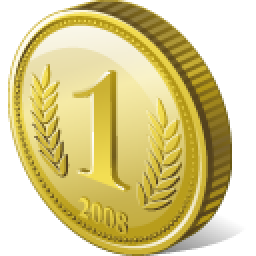
#> input picture files/coin-icon.png, 128 x 128 px (shown 2 times larger)
$ jupyter execute 20160803_Autostereograms.ipynb   (shell and % lines are left out)   (older library calls are emulated)
#> lines starting #> are read from the running program, lines starting #| are printed output that depends on the picture
In this post, we'll have a look at stereograms, in particular [autostereograms](https://en.wikipedia.org/wiki/Autostereogram).

This post will introduce two methods of creating illusions of depth. The first one consists of using a pattern and shifting it repeatedly along the horizontal axis. The second one uses a depth map and a pattern and shifts the individual pixels of the pattern according to a depth map. In this case, the pattern used is often a random pattern, hence the term "random dot stereogram".

In the first part of this blog post, we will use horizontally repeated patterns to create an illusion of depth. In the second part of this post, we will turn to the depth map type stereogram.

# Horizontally shifted patterns

## First, some tools

Before getting started, we will build some tools to work with images:

- a function that returns a new image in a given size, with a given background
- a function that displays an image

Let's get started with a blank image builder. We will use the scikit-image style and thus model images with numpy arrays. Let's import the packages we will need along the way:

[cell 1]
import numpy as np
import matplotlib.pyplot as plt
import skimage, skimage.io

[cell 2]
plt.rcParams['figure.dpi'] = 150

[cell 3]
def blank_image(shape=(600, 800, 4),
               rgba=(255, 255, 255, 0)):
    "Returns a blank image, of size defined by shape and background color rgb."
    return np.ones(shape, dtype=np.float) * np.array(rgba) / 255.

[cell 4]
img = blank_image()

Now that we have an image, let's write a function that displays it.

[cell 5]
def display(img, colorbar=False):
    "Displays an image."
    plt.figure(figsize=(10, 10))
    if len(img.shape) == 2:
        i = skimage.io.imshow(img, cmap='gray')
    else:
        i = skimage.io.imshow(img)
    if colorbar:
        plt.colorbar(i, shrink=0.5, label='depth')
    plt.tight_layout()

[cell 6]
display(img)

## Tiling

Now, let's address the tiling of patterns. First, we load the pattern that we will work with througout this post: a coin.

[cell 7]
coin = skimage.io.imread('files/coin-icon.png')
#> coin is the input picture: shape (128, 128, 4); mean R, G, B, A 135.7, 123, 62.4, 173

What does this coin look like?

[cell 8]
display(coin)

Let's now write a function that inserts a pattern onto an existing image.

[cell 9]
def insert_pattern(background_img, pattern, location):
    """Inserts a pattern onto a background, at given location. Returns new image."""
#> called with location = (10, 20)
    img = background_img.copy()
    r0, c0 = location
    r1, c1 = r0 + pattern.shape[0], c0 + pattern.shape[1]
#> r1 = 138; c1 = 148
    if r1 < background_img.shape[0] and c1 < background_img.shape[1]:
        img[r0:r1, c0:c1, :] = skimage.img_as_float(pattern)
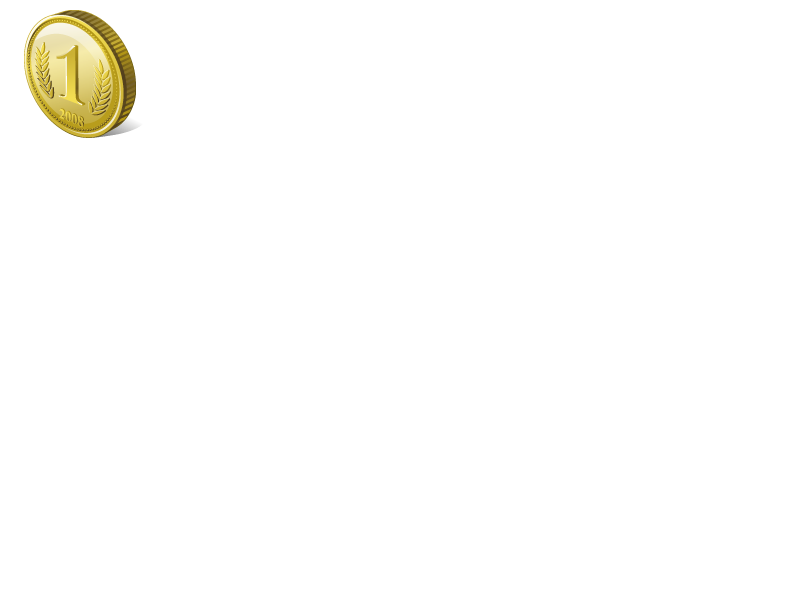
#> img: shape (600, 800, 4) float64; mean of channels 0, 1, 2, 3 0.984, 0.982, 0.974, 0.0232; transparent parts drawn white
    return img

Let's test this:

[cell 10]
test_img = insert_pattern(img, coin, (10, 20))
display(test_img)

From there, we can write a horizontal tile function that maps a pattern a repeated number of times on an image.

[cell 11]
def tile_horizontally(background_img, pattern, start_location, repetitions, shift):
    "Tiles a pattern on a background image, repeatedly with a given shift."
#> called with start_location = (10, 20), repetitions = 3, shift = 128
    img = background_img.copy()
    for i in range(repetitions):
        r, c = start_location
        c += i * shift
        img = insert_pattern(img, pattern, location=(r, c))
    return img

Let's test this:

[cell 12]
test_img = tile_horizontally(img, coin, (10, 20), 3, 128)
display(test_img)

Now that we have the basics going, let's imitate the examples found on the wikipedia page for autostereograms: three rows of coins, each with its own shift.

[cell 13]
img = blank_image(shape=(450, 800, 4))
img = tile_horizontally(img, coin, (10, 10), 6, shift=130)
#> call 2 of tile_horizontally, with start_location = (10, 10), repetitions = 6, shift = 130
#> after the loop in tile_horizontally (call 2), `for i in range(repetitions):`:
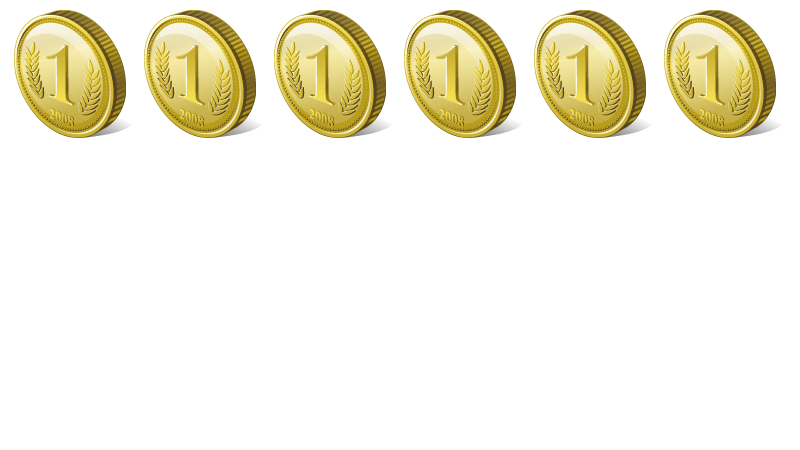
#> img: shape (450, 800, 4) float64; mean of channels 0, 1, 2, 3 0.872, 0.859, 0.794, 0.185; transparent parts drawn white
img = tile_horizontally(img, coin, (10 + 150, 10), 5, shift=150)
#> call 3 of tile_horizontally, with start_location = (160, 10), repetitions = 5, shift = 150
#> after the loop in tile_horizontally (call 3), `for i in range(repetitions):`:
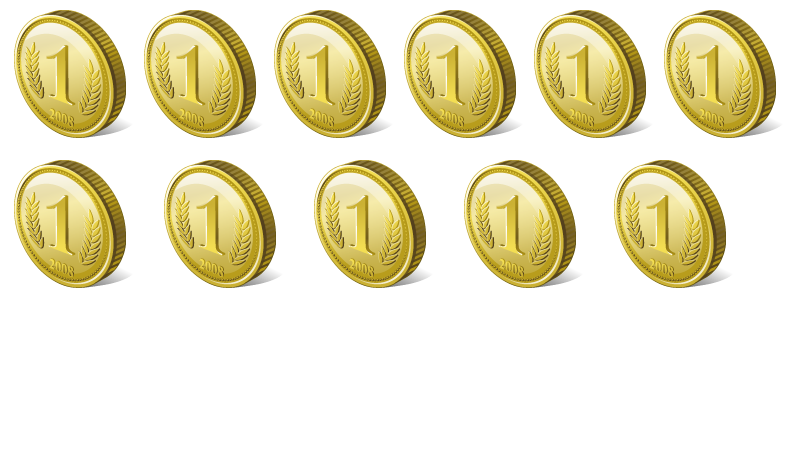
#> img: shape (450, 800, 4) float64; mean of channels 0, 1, 2, 3 0.766, 0.741, 0.622, 0.34; transparent parts drawn white
img = tile_horizontally(img, coin, (10 + 2*150, 10), 5, shift=140)
#> call 4 of tile_horizontally, with start_location = (310, 10), repetitions = 5, shift = 140
#> the loop in tile_horizontally (call 4), `for i in range(repetitions):` made 5 passes
#> pass 1, in tile_horizontally (call 4), `img = insert_pattern(img, pattern, location=(r, c))`:
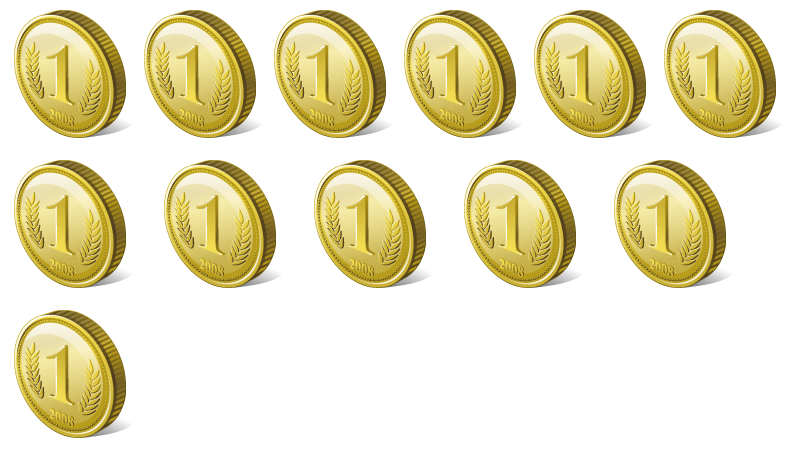
#> img: shape (450, 800, 4) float64; mean of channels 0, 1, 2, 3 0.745, 0.717, 0.587, 0.37; transparent parts drawn white
#> after the loop in tile_horizontally (call 4), `for i in range(repetitions):`:
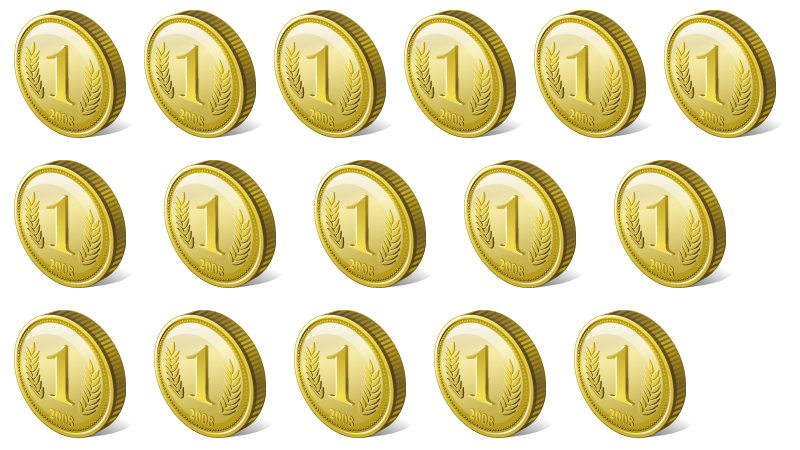
#> img: shape (450, 800, 4) float64; mean of channels 0, 1, 2, 3 0.659, 0.623, 0.45, 0.494; transparent parts drawn white
display(img)

If you look at this image with the so called wall-eyed look, I expect you to see the middle row to be pushed back inside the picture while the top and bottom row stand out. **Can you see it?**

The conclusion from this experiment is that we can say that closely packed objects look more close to us than wider spaced ones.

Now, the question is: does it work vertically as well? We can actually answer that question: try to visualize the 3d pattern and then rotate your screen. To me, the illusion of depth goes away quite quickly, a slight tilt is sufficient to break the impression of depth.

This result is already interesting. But what about depth map based stereograms?

# Depth map based stereograms

The wikipedia article on autostereograms describes the algorithm for creating depth map based stereograms like this:
>A computer program can take a depth map and an accompanying pattern image to produce an autostereogram. The program tiles the pattern image horizontally to cover an area whose size is identical to the depth map. Conceptually, at every pixel in the output image, the program looks up the grayscale value of the equivalent pixel in the depth map image, and uses this value to determine the amount of horizontal shift required for the pixel.
>
> One way to accomplish this is to make the program scan every line in the output image pixel-by-pixel from left to right. It seeds the first series of pixels in a row from the pattern image. Then it consults the depth map to retrieve appropriate shift values for subsequent pixels. For every pixel, it subtracts the shift from the width of the pattern image to arrive at a repeat interval. It uses this repeat interval to look up the color of the counterpart pixel to the left and uses its color as the new pixel's own color.

This is, to say the least, not a very clear explanation. Let's try to deconstruct this. We need two things:

- a pattern
- a depth-map

First, let's create a pattern. We will use a random pattern made of gray values.

[cell 14]
def make_pattern(shape=(16, 16), levels=64):
    "Creates a pattern from gray values."
    return np.random.randint(0, levels - 1, shape) / levels

Let's test this:

[cell 15]
pattern = make_pattern(shape=(128, 64))

[cell 16]
display(pattern)
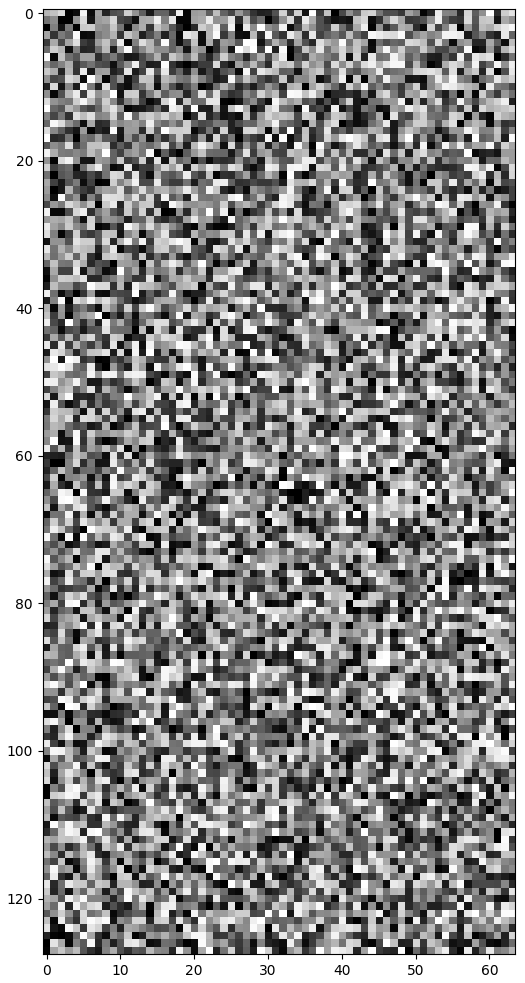
#> figure drawn by matplotlib, 1 panel

Now, we would like to have a depth map. Let's create a depth map using a simple circle.

[cell 17]
def create_circular_depthmap(shape=(600, 800), center=None, radius=100):
    "Creates a circular depthmap, centered on the image."
    depthmap = np.zeros(shape, dtype=np.float)
    r = np.arange(depthmap.shape[0])
    c = np.arange(depthmap.shape[1])
    R, C = np.meshgrid(r, c, indexing='ij')
    if center is None:
        center = np.array([r.max() / 2, c.max() / 2])
    d = np.sqrt((R - center[0])**2 + (C - center[1])**2)
    depthmap += (d < radius)
    return depthmap

[cell 18]
depthmap = create_circular_depthmap(radius=150)

[cell 19]
display(depthmap, colorbar=True)

Now that we're here, we will also create a function that normalizes a depthmap into the [0, 1] range:

[cell 20]
def normalize(depthmap):
    "Normalizes values of depthmap to [0, 1] range."
    if depthmap.max() > depthmap.min():
        return (depthmap - depthmap.min()) / (depthmap.max() - depthmap.min())
    else:
        return depthmap

Finally, let's apply the algorithm.

[cell 21]
def make_autostereogram(depthmap, pattern, shift_amplitude=0.1, invert=False):
    "Creates an autostereogram from depthmap and pattern."
#> called with shift_amplitude = 0.1, invert = False
    depthmap = normalize(depthmap)
    if invert:
        depthmap = 1 - depthmap
    autostereogram = np.zeros_like(depthmap, dtype=pattern.dtype)
    for r in np.arange(autostereogram.shape[0]):
        for c in np.arange(autostereogram.shape[1]):
            if c < pattern.shape[1]:
                autostereogram[r, c] = pattern[r % pattern.shape[0], c]
            else:
                shift = int(depthmap[r, c] * shift_amplitude * pattern.shape[1])
                autostereogram[r, c] = autostereogram[r, c - pattern.shape[1] + shift]
    return autostereogram

Let's test this!

[cell 22]
autostereogram = make_autostereogram(depthmap, pattern)

[cell 23]
display(autostereogram)
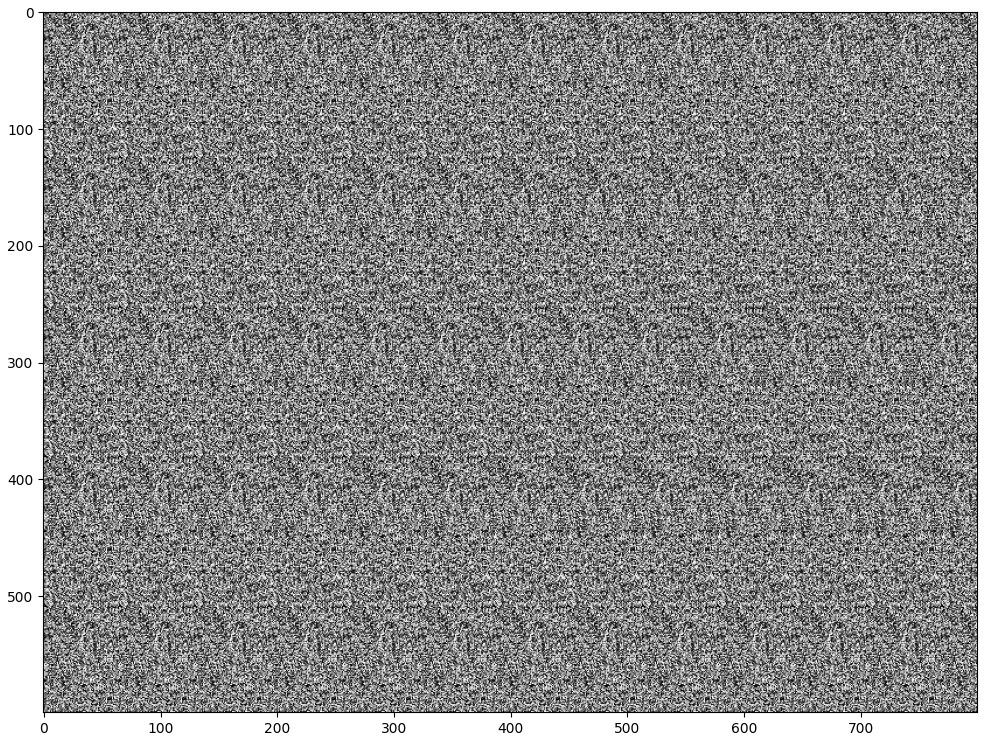
#> figure drawn by matplotlib, 1 panel

What about an inverted one?

[cell 24]
autostereogram = make_autostereogram(depthmap, pattern, invert=True)

[cell 25]
display(autostereogram)
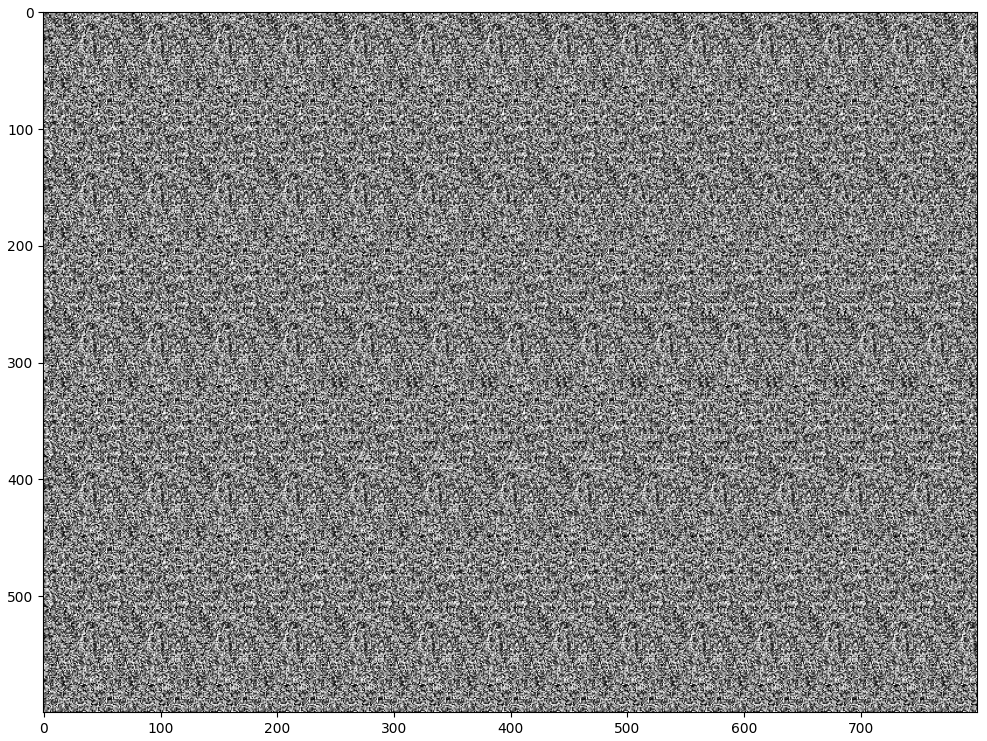
#> figure drawn by matplotlib, 1 panel

This also works! Let's have a look at more elaborate patterns. For instance, we can combine different depthmaps.

[cell 26]
depthmap = create_circular_depthmap(center=(200, 300), radius=100) + \
           create_circular_depthmap(center=(450, 500), radius=100) + \
           create_circular_depthmap(center=(200, 550), radius=150)
depthmap = normalize(depthmap)

[cell 27]
display(depthmap, colorbar=True)
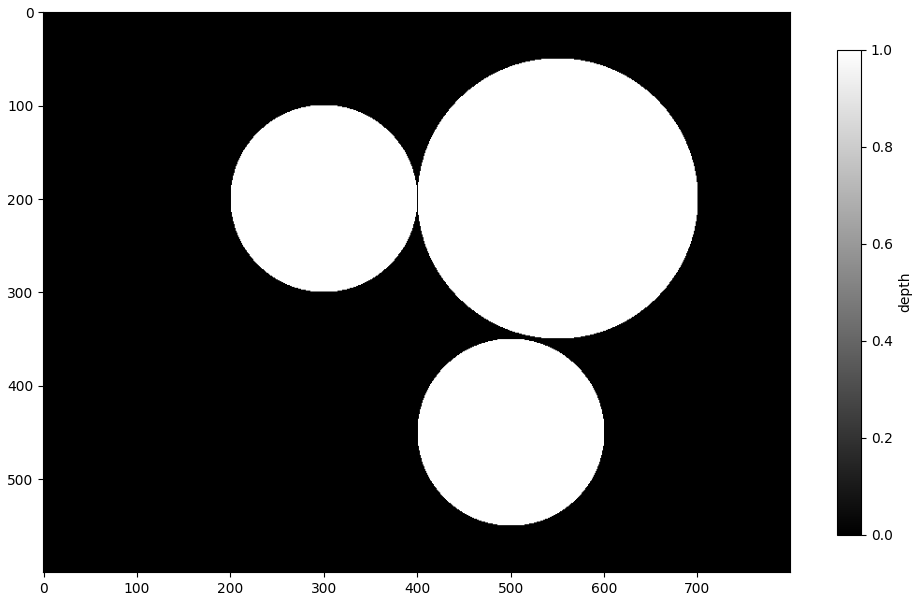
#> figure drawn by matplotlib, 2 panels

[cell 28]
autostereogram = make_autostereogram(depthmap, pattern)

[cell 29]
display(autostereogram)
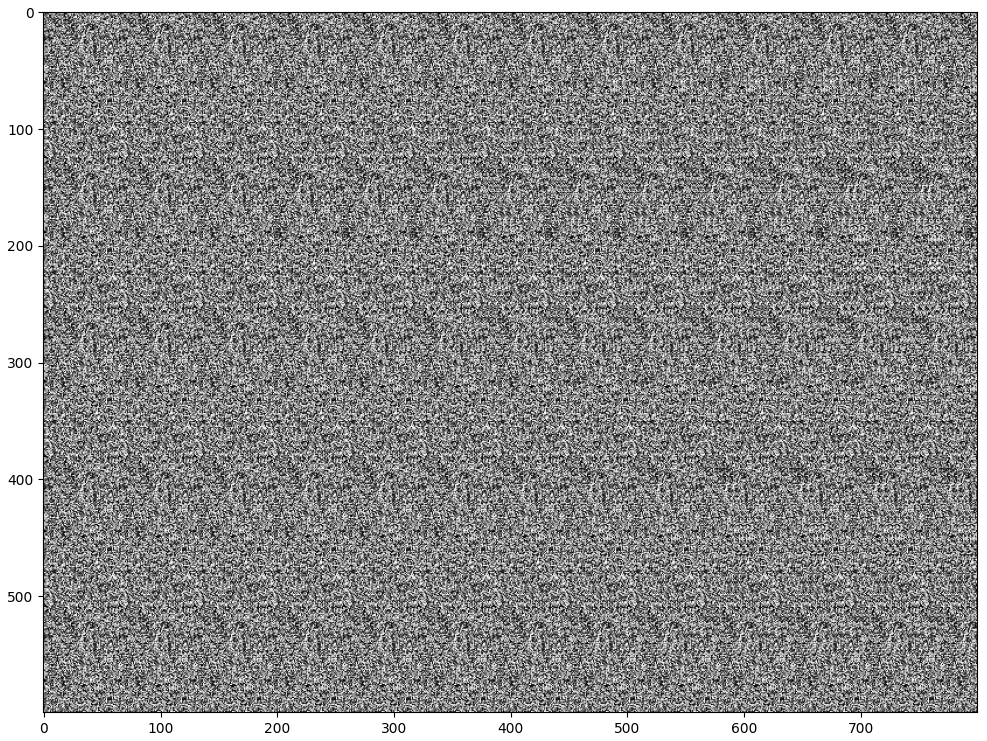
#> figure drawn by matplotlib, 1 panel
